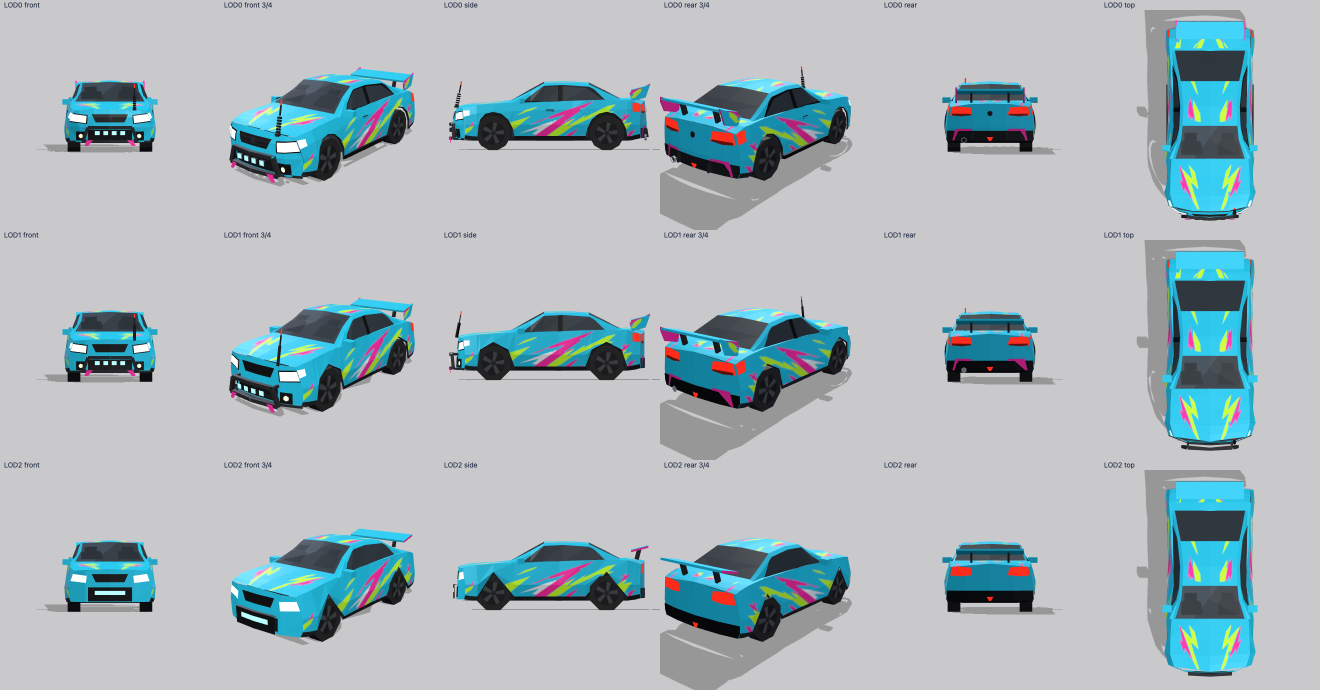
#> input picture docs/evidence/P1-V-cruz-panels/final/ladder.png, 2640 x 1380 px, found by its file name (shown at 1/2 size)
$ python bike-contacts.py
#> lines starting #> are read from the running program, lines starting #| are printed output that depends on the picture
from PIL import Image,ImageDraw,ImageFont
from pathlib import Path
ROOT=Path(__file__).resolve().parents[3]
FONT=ImageFont.truetype('/System/Library/Fonts/Helvetica.ttc',22)
def row(file,width):
#> called with width = 2048
 im=Image.open(file).convert('RGB');im.resize((width,max(1,round(im.height*width/im.width))))
 return im.resize((width,max(1,round(im.height*width/im.width))),Image.Resampling.LANCZOS)
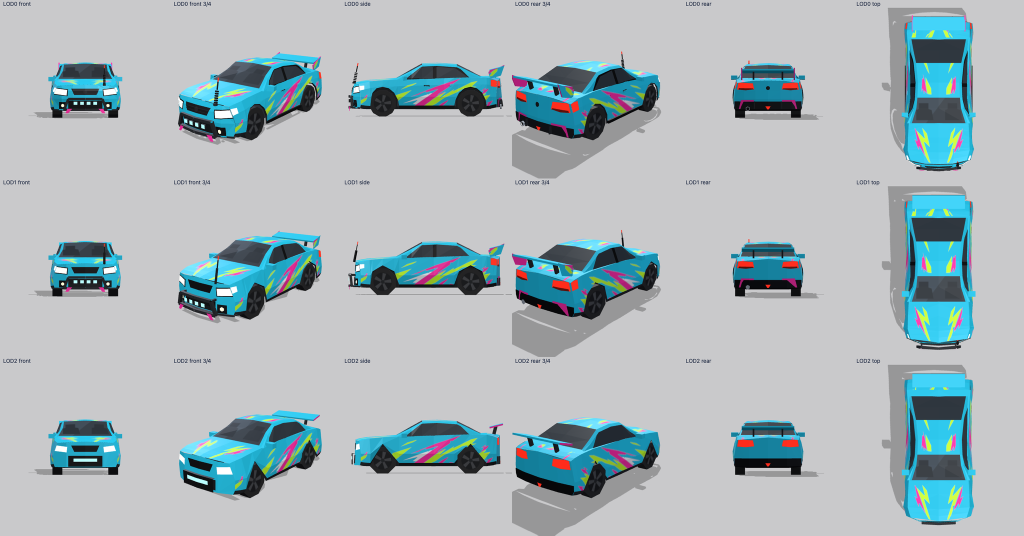
#> returned value: PIL image 2048x1071 RGB (shown at 1/2 size); mean R, G, B 169.3, 182.5, 187.4
for car in ['postie-bike','pig-catcher']:
 dst=ROOT/'docs/evidence/P1-V-roster-visual'/car
 files=['current-loader/ladder.png','final/damage-strip.png','final/damage-strip-overview.png','final/paints-strip.png','current-loader/colliders.png','final/grid-1.png','final/grid-4.png','final/grid-24.png']
 rows=[(f,row(dst/f,2048)) for f in files[:5]];out=Image.new('RGB',(2048,sum(im.height+38 for _,im in rows)+570),'#fafafa');d=ImageDraw.Draw(out);y=0
#> call 2 of row, with width = 2048
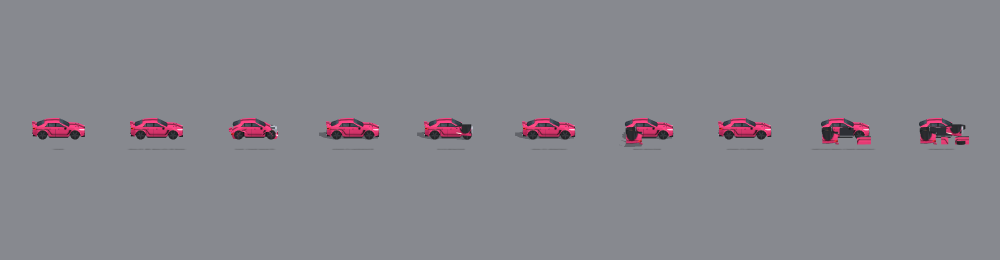
#> input picture docs/evidence/P1-V-hawk-curves/damage-strip.png, 2000 x 520 px, found by its file name (shown at 1/2 size)
#> call 3 of row, with width = 2048
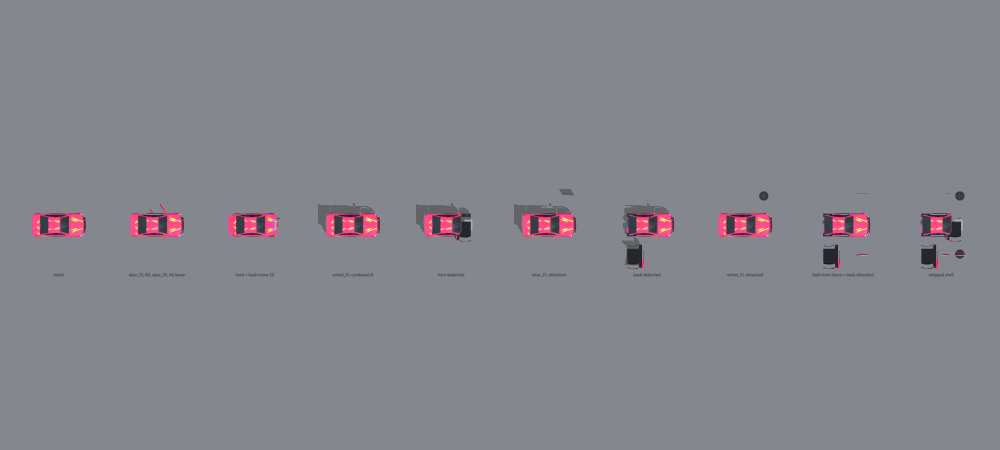
#> input picture docs/evidence/P1-V-cruz-panels/final/damage-strip-overview.png, 2000 x 900 px, found by its file name (shown at 1/2 size)
#> (the run stopped early here; a loop or call above may not have finished)
